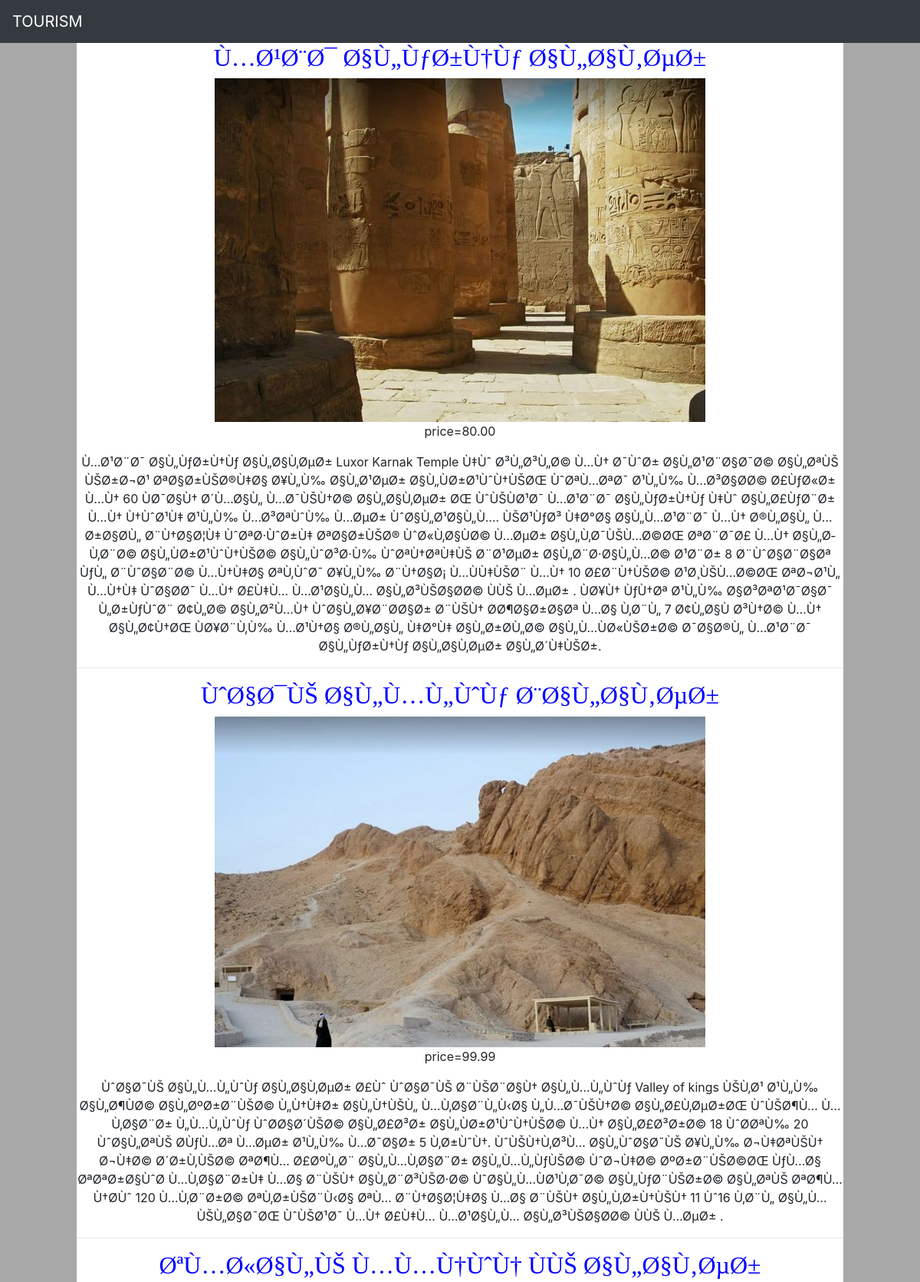
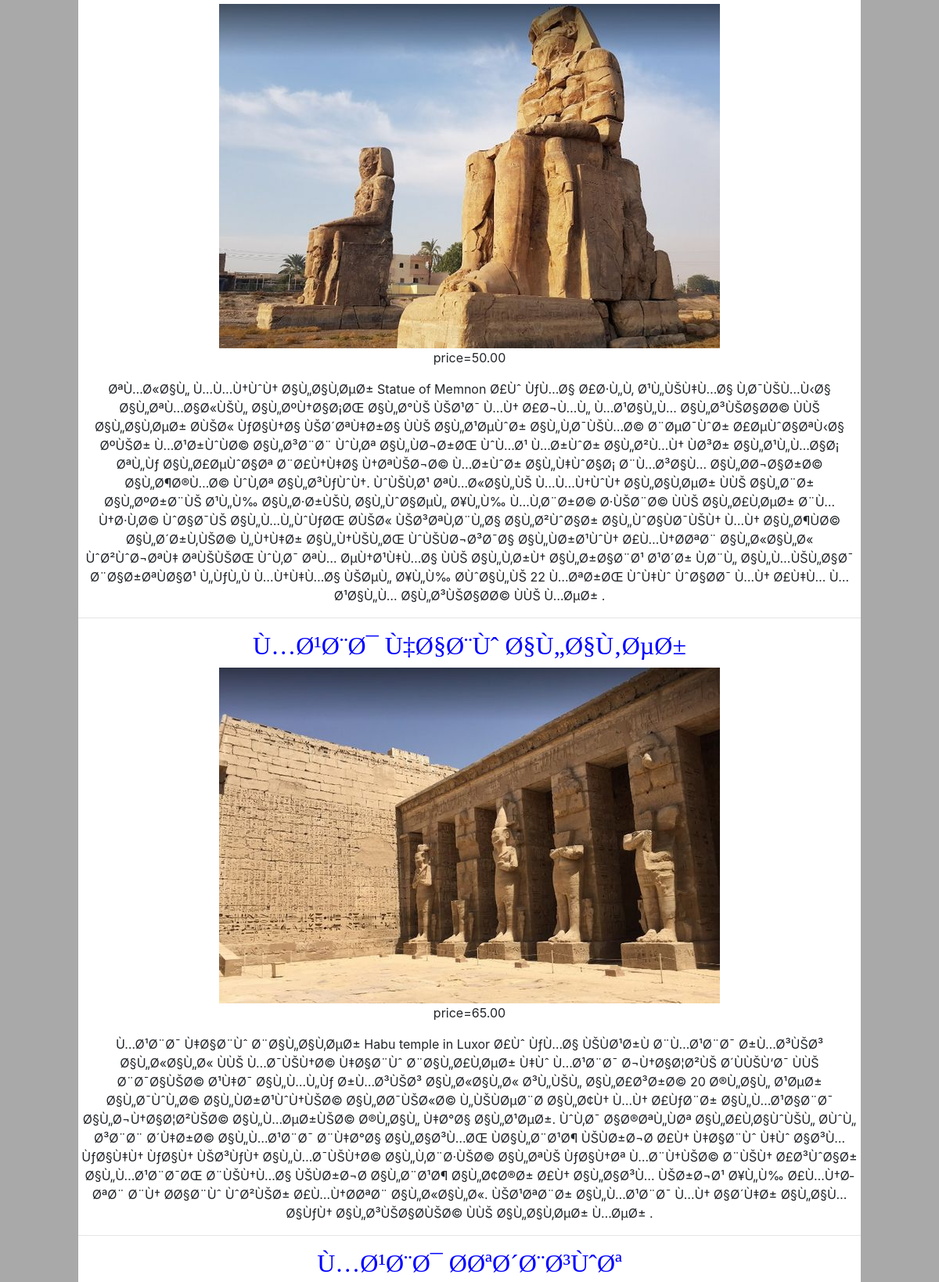
/first.php?place_id=2 (upper part), run on the app's committed database (2 pictures, top to bottom).
### tables this page shows
CREATE TABLE `place` (
  `p_id` int(11) NOT NULL,
  `c_id` int(11) NOT NULL,
  `name` varchar(100) NOT NULL,
  `img` varchar(100) NOT NULL,
  `price` decimal(4,2) NOT NULL,
  `description` text NOT NULL
);

### first.php (the view, shortened to what this page needs)
<html>
	<head>
		<link rel="stylesheet" href="https://stackpath.bootstrapcdn.com/bootstrap/4.1.3/css/bootstrap.min.css">
         <link rel="stylesheet" href="s.css">
		</head>
	<body>
	<nav class="navbar navbar-expand-sm bg-dark navbar-dark">
   <a class="navbar-brand" href="in.php">TOURISM</a>
    </nav>
		<div id="container">
		<?php
		$place_id=$_GET['place_id'];
					$q=mysql_query("select * from place where c_id=$place_id ");
					if($q)
					{
						while($r=mysql_fetch_assoc($q))
						{
							$name=$r['name'];
							$price=$r['price'];
							$dec=$r['description'];
							$img=$r['img'];
							echo "<div class='a' align='center'>
							<h2 '>$name</h2>
							<img src='$img'>
							<p>price=$price</p>
							<p>$dec</p>
							<hr>
							</div>
							";
						}
					}
					?>
		</div>
		</body>
		</html>

### s.css (style rules this page uses)
#container { width:1000px;margin:0 auto; background-color:white; overflow:hidden; }
body { background:darkgray; }
h2 { color:blue; font-family:andalus; }

### data on the page
place: name "Ù…Ø¹Ø¨Ø¯ Ø§Ù„ÙƒØ±Ù†Ùƒ Ø§Ù„Ø§Ù‚ØµØ±", img (picture), price "80.00", description "Ù…Ø¹Ø¨Ø¯ Ø§Ù„ÙƒØ±Ù†Ùƒ Ø§Ù„Ø§Ù‚ØµØ± Luxor Karnak Temple Ù‡Ùˆ Ø³Ù„Ø³Ù„Ø© Ù…Ù† Ø¯ÙˆØ± Ø§Ù„Ø¹Ø¨Ø§Ø¯Ø© Ø§Ù„ØªÙŠ ÙŠØ±Ø¬Ø¹ ØªØ§Ø±ÙŠØ®Ù‡Ø§ Ø¥Ù„Ù‰ Ø§Ù„Ø¹ØµØ± Ø§Ù„ÙØ±Ø¹ÙˆÙ†ÙŠØŒ ÙˆØªÙ…ØªØ¯ Ø¹Ù„Ù‰ Ù…Ø³Ø§Ø­Ø© Ø£ÙƒØ«Ø± Ù…Ù† 60 ÙØ¯Ø§Ù† Ø´Ù…Ø§Ù„ Ù…Ø¯ÙŠÙ†Ø© Ø§Ù„Ø§Ù‚ØµØ± ØŒ ÙˆÙŠÙØ¹Ø¯ Ù…Ø¹Ø¨Ø¯ Ø§Ù„ÙƒØ±Ù†Ùƒ Ù‡Ùˆ Ø§Ù„Ø£ÙƒØ¨Ø± Ù…Ù† Ù†ÙˆØ¹Ù‡ Ø¹Ù„Ù‰ Ù…Ø³ØªÙˆÙ‰ Ù…ØµØ± ÙˆØ§Ù„Ø¹Ø§Ù„Ù…. ÙŠØ¹ÙƒØ³ Ù‡Ø°Ø§ Ø§Ù„Ù…Ø¹Ø¨Ø¯ Ù…Ù† Ø®Ù„Ø§Ù„ Ù…Ø±Ø§Ø­Ù„ Ø¨Ù†Ø§Ø¦Ù‡ ÙˆØªØ·ÙˆØ±Ù‡ ØªØ§Ø±ÙŠØ® ÙˆØ«Ù‚Ø§ÙØ© Ù…ØµØ± Ø§Ù„Ù‚Ø¯ÙŠÙ…Ø©ØŒ ØªØ¨Ø¯Ø£ Ù…Ù† Ø§Ù„Ø­Ù‚Ø¨Ø© Ø§Ù„ÙØ±Ø¹ÙˆÙ†ÙŠØ© Ø§Ù„ÙˆØ³Ø·Ù‰ ÙˆØªÙ†ØªÙ‡ÙŠ Ø¨Ø¹ØµØ± Ø§Ù„Ø¨Ø·Ø§Ù„Ù…Ø© Ø¹Ø¨Ø± 8 Ø¨ÙˆØ§Ø¨Ø§Øª ÙƒÙ„ Ø¨ÙˆØ§Ø¨Ø© Ù…Ù†Ù‡Ø§ ØªÙ‚ÙˆØ¯ Ø¥Ù„Ù‰ Ø¨Ù†Ø§Ø¡ Ù…ÙÙ‡ÙŠØ¨ Ù…Ù† 10 Ø£Ø¨Ù†ÙŠØ©…"
place: name "ÙˆØ§Ø¯ÙŠ Ø§Ù„Ù…Ù„ÙˆÙƒ Ø¨Ø§Ù„Ø§Ù‚ØµØ±", img (picture), price "99.99", description "ÙˆØ§Ø¯ÙŠ Ø§Ù„Ù…Ù„ÙˆÙƒ Ø§Ù„Ø§Ù‚ØµØ± Ø£Ùˆ ÙˆØ§Ø¯ÙŠ Ø¨ÙŠØ¨Ø§Ù† Ø§Ù„Ù…Ù„ÙˆÙƒ Valley of kings ÙŠÙ‚Ø¹ Ø¹Ù„Ù‰ Ø§Ù„Ø¶ÙØ© Ø§Ù„ØºØ±Ø¨ÙŠØ© Ù„Ù†Ù‡Ø± Ø§Ù„Ù†ÙŠÙ„ Ù…Ù‚Ø§Ø¨Ù„Ù‹Ø§ Ù„Ù…Ø¯ÙŠÙ†Ø© Ø§Ù„Ø£Ù‚ØµØ±ØŒ ÙˆÙŠØ¶Ù… Ù…Ù‚Ø§Ø¨Ø± Ù„Ù…Ù„ÙˆÙƒ ÙˆØ­Ø§Ø´ÙŠØ© Ø§Ù„Ø£Ø³Ø± Ø§Ù„ÙØ±Ø¹ÙˆÙ†ÙŠØ© Ù…Ù† Ø§Ù„Ø£Ø³Ø±Ø© 18 ÙˆØ­ØªÙ‰ 20 ÙˆØ§Ù„ØªÙŠ Ø­ÙƒÙ…Øª Ù…ØµØ± Ø¹Ù„Ù‰ Ù…Ø¯Ø§Ø± 5 Ù‚Ø±ÙˆÙ†. ÙˆÙŠÙ†Ù‚Ø³Ù… Ø§Ù„ÙˆØ§Ø¯ÙŠ Ø¥Ù„Ù‰ Ø¬Ù‡ØªÙŠÙ† Ø¬Ù‡Ø© Ø´Ø±Ù‚ÙŠØ© ØªØ¶Ù… Ø£ØºÙ„Ø¨ Ø§Ù„Ù…Ù‚Ø§Ø¨Ø± Ø§Ù„Ù…Ù„ÙƒÙŠØ© ÙˆØ¬Ù‡Ø© ØºØ±Ø¨ÙŠØ©ØŒ ÙƒÙ…Ø§ ØªØªØ±Ø§ÙˆØ­ Ù…Ù‚Ø§Ø¨Ø±Ù‡ Ù…Ø§ Ø¨ÙŠÙ† Ø§Ù„Ø¨Ø³ÙŠØ·Ø© ÙˆØ§Ù„Ù…ÙØ¹Ù‚Ø¯Ø© Ø§Ù„ÙƒØ¨ÙŠØ±Ø© Ø§Ù„ØªÙŠ ØªØ¶Ù… Ù†Ø­Ùˆ 120 Ù…Ù‚Ø¨Ø±Ø© ØªÙ‚Ø±ÙŠØ¨Ù‹Ø§ ØªÙ… Ø¨Ù†Ø§Ø¦Ù‡Ø§ Ù…Ø§ Ø¨ÙŠÙ† Ø§Ù„Ù‚Ø±Ù†ÙŠÙ† 11 Ùˆ16 Ù‚Ø¨Ù„…"
place: name "ØªÙ…Ø«Ø§Ù„ÙŠ Ù…Ù…Ù†ÙˆÙ† ÙÙŠ Ø§Ù„Ø§Ù‚ØµØ±", img (picture), price "50.00", description "ØªÙ…Ø«Ø§Ù„ Ù…Ù…Ù†ÙˆÙ† Ø§Ù„Ø§Ù‚ØµØ± Statue of Memnon Ø£Ùˆ ÙƒÙ…Ø§ Ø£Ø·Ù„Ù‚ Ø¹Ù„ÙŠÙ‡Ù…Ø§ Ù‚Ø¯ÙŠÙ…Ù‹Ø§ Ø§Ù„ØªÙ…Ø§Ø«ÙŠÙ„ Ø§Ù„ØºÙ†Ø§Ø¡ØŒ Ø§Ù„Ø°ÙŠ ÙŠØ¹Ø¯ Ù…Ù† Ø£Ø¬Ù…Ù„ Ù…Ø¹Ø§Ù„Ù… Ø§Ù„Ø³ÙŠØ§Ø­Ø© ÙÙŠ Ø§Ù„Ø§Ù‚ØµØ± Ø­ÙŠØ« ÙƒØ§Ù†Ø§ ÙŠØ´ØªÙ‡Ø±Ø§ ÙÙŠ Ø§Ù„Ø¹ØµÙˆØ± Ø§Ù„Ù‚Ø¯ÙŠÙ…Ø© Ø¨ØµØ¯ÙˆØ± Ø£ØµÙˆØ§ØªÙ‹Ø§ ØºÙŠØ± Ù…Ø¹Ø±ÙˆÙØ© Ø§Ù„Ø³Ø¨Ø¨ ÙˆÙ‚Øª Ø§Ù„ÙØ¬Ø±ØŒ ÙˆÙ…Ø¹ Ù…Ø±ÙˆØ± Ø§Ù„Ø²Ù…Ù† ÙØ³Ø± Ø§Ù„Ø¹Ù„Ù…Ø§Ø¡ ØªÙ„Ùƒ Ø§Ù„Ø£ØµÙˆØ§Øª Ø¨Ø£Ù†Ù‡Ø§ Ù†ØªÙŠØ¬Ø© Ù…Ø±ÙˆØ± Ø§Ù„Ù‡ÙˆØ§Ø¡ Ø¨Ù…Ø³Ø§Ù… Ø§Ù„Ø­Ø¬Ø§Ø±Ø© Ø§Ù„Ø¶Ø®Ù…Ø© ÙˆÙ‚Øª Ø§Ù„Ø³ÙƒÙˆÙ†. ÙˆÙŠÙ‚Ø¹ ØªÙ…Ø«Ø§Ù„ÙŠ Ù…Ù…Ù†ÙˆÙ† Ø§Ù„Ø§Ù‚ØµØ± ÙÙŠ Ø§Ù„Ø¨Ø± Ø§Ù„ØºØ±Ø¨ÙŠ Ø¹Ù„Ù‰ Ø§Ù„Ø·Ø±ÙŠÙ‚ Ø§Ù„ÙˆØ§ØµÙ„ Ø¥Ù„Ù‰ Ù…Ù‚Ø¨Ø±Ø© Ø·ÙŠØ¨Ø© ÙÙŠ Ø§Ù„Ø£Ù‚ØµØ± Ø¨Ù…Ù†Ø·Ù‚Ø© ÙˆØ§Ø¯ÙŠ…"
place: name "Ù…Ø¹Ø¨Ø¯ Ù‡Ø§Ø¨Ùˆ Ø§Ù„Ø§Ù‚ØµØ±", img (picture), price "65.00", description "Ù…Ø¹Ø¨Ø¯ Ù‡Ø§Ø¨Ùˆ Ø¨Ø§Ù„Ø§Ù‚ØµØ± Habu temple in Luxor Ø£Ùˆ ÙƒÙ…Ø§ ÙŠÙØ¹Ø±Ù Ø¨Ù…Ø¹Ø¨Ø¯ Ø±Ù…Ø³ÙŠØ³ Ø§Ù„Ø«Ø§Ù„Ø« ÙÙŠ Ù…Ø¯ÙŠÙ†Ø© Ù‡Ø§Ø¨Ùˆ Ø¨Ø§Ù„Ø£Ù‚ØµØ± Ù‡Ùˆ Ù…Ø¹Ø¨Ø¯ Ø¬Ù†Ø§Ø¦Ø²ÙŠ Ø´ÙÙŠÙ‘Ø¯ ÙÙŠ Ø¨Ø¯Ø§ÙŠØ© Ø¹Ù‡Ø¯ Ø§Ù„Ù…Ù„Ùƒ Ø±Ù…Ø³ÙŠØ³ Ø§Ù„Ø«Ø§Ù„Ø« Ø³Ù„ÙŠÙ„ Ø§Ù„Ø£Ø³Ø±Ø© 20 Ø®Ù„Ø§Ù„ Ø¹ØµØ± Ø§Ù„Ø¯ÙˆÙ„Ø© Ø§Ù„ÙØ±Ø¹ÙˆÙ†ÙŠØ© Ø§Ù„Ø­Ø¯ÙŠØ«Ø© Ù„ÙŠÙØµØ¨Ø­ Ø§Ù„Ø¢Ù† Ù…Ù† Ø£ÙƒØ¨Ø± Ø§Ù„Ù…Ø¹Ø§Ø¨Ø¯ Ø§Ù„Ø¬Ù†Ø§Ø¦Ø²ÙŠØ© Ø§Ù„Ù…ØµØ±ÙŠØ© Ø®Ù„Ø§Ù„ Ù‡Ø°Ø§ Ø§Ù„Ø¹ØµØ±. ÙˆÙ‚Ø¯ Ø§Ø®ØªÙ„ÙØª Ø§Ù„Ø£Ù‚Ø§ÙˆÙŠÙ„ Ø­ÙˆÙ„ Ø³Ø¨Ø¨ Ø´Ù‡Ø±Ø© Ø§Ù„Ù…Ø¹Ø¨Ø¯ Ø¨Ù‡Ø°Ø§ Ø§Ù„Ø§Ø³Ù…ØŒ ÙØ§Ù„Ø¨Ø¹Ø¶ ÙŠÙØ±Ø¬Ø­ Ø£Ù† Ù‡Ø§Ø¨Ùˆ Ù‡Ùˆ Ø§Ø³Ù… ÙƒØ§Ù‡Ù† ÙƒØ§Ù† ÙŠØ³ÙƒÙ† Ø§Ù„Ù…Ø¯ÙŠÙ†Ø© Ø§Ù„Ù‚Ø¨Ø·ÙŠØ© Ø§Ù„ØªÙŠ ÙƒØ§Ù†Øª Ù…Ø¨Ù†ÙŠØ© Ø¨ÙŠÙ† Ø£Ø³ÙˆØ§Ø±…"
place: name "Ù…Ø¹Ø¨Ø¯ Ø­ØªØ´Ø¨Ø³ÙˆØª"
